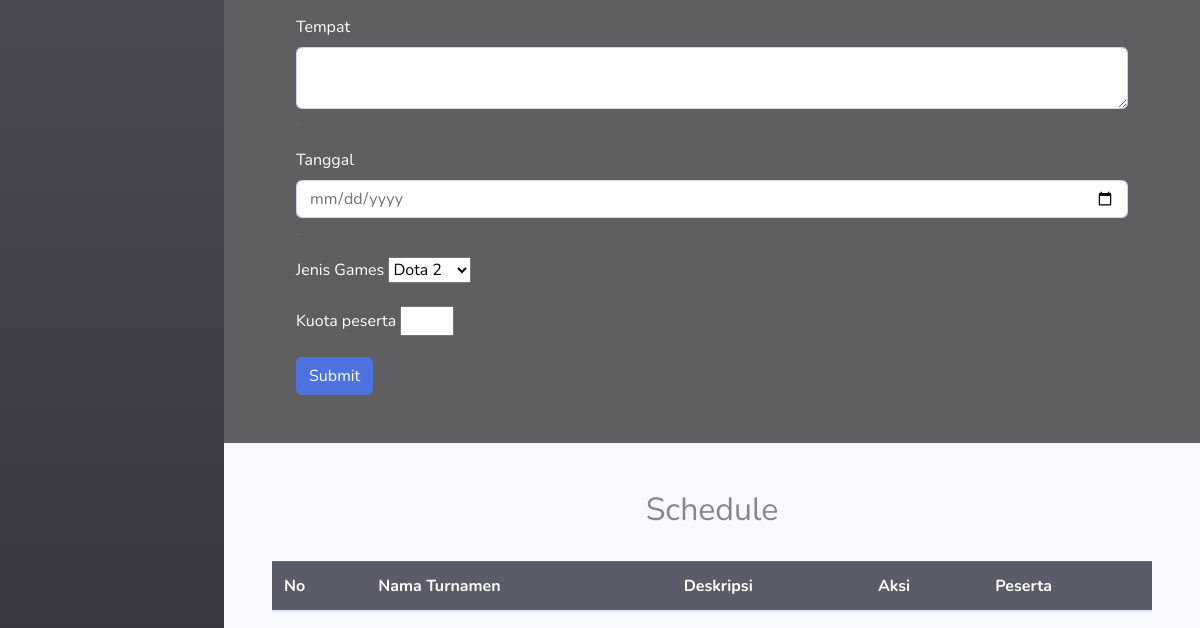
Page /index.php/controller_tournament (lower part) on the earlier database version.
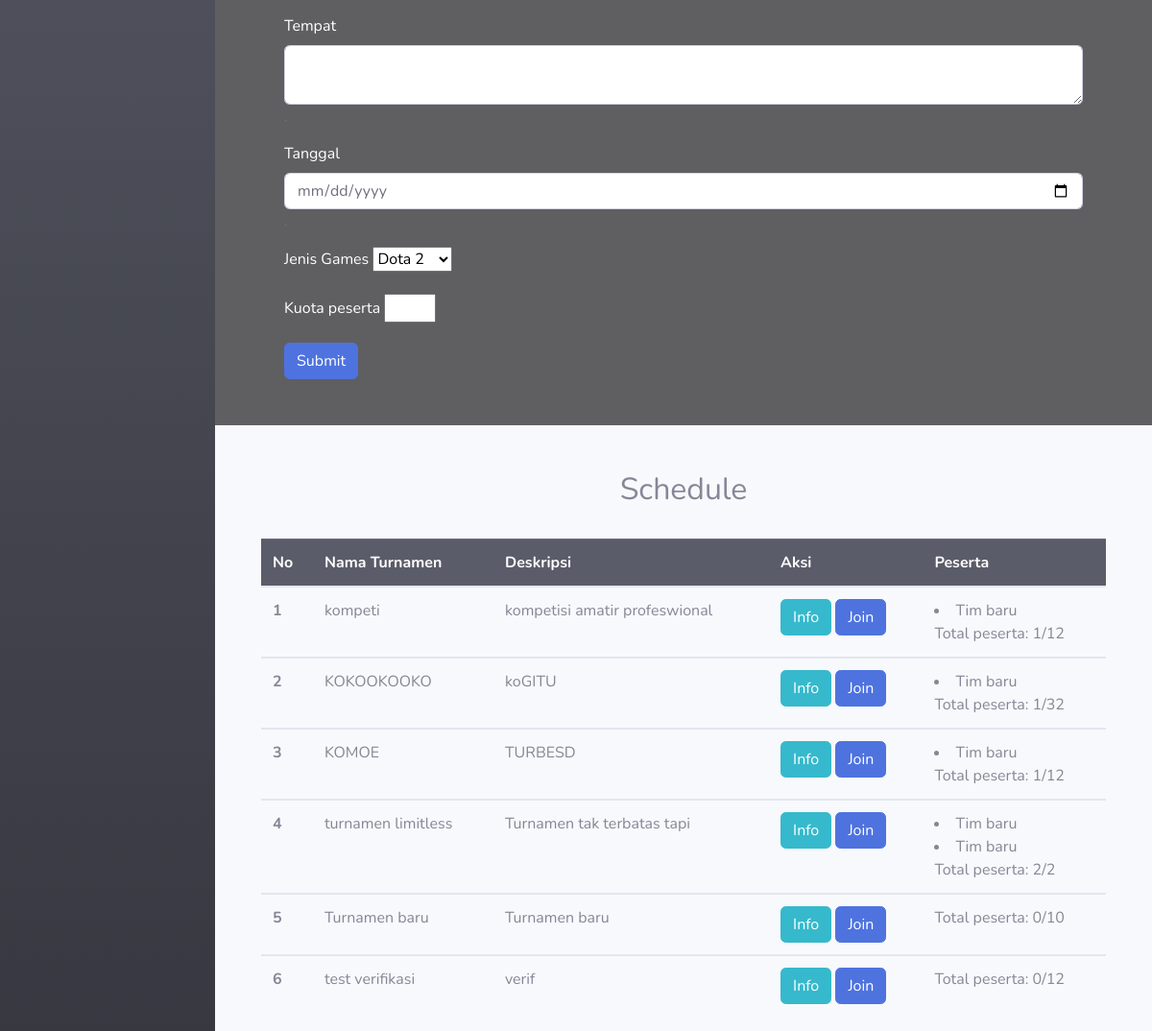
Same page on the later database version.
### tables this page shows
CREATE TABLE `tb_tournament` (
  `id_tour` int(23) NOT NULL,
  `nama` varchar(255) NOT NULL,
  `deskripsi` varchar(500) NOT NULL,
  `jenis_games` varchar(255) NOT NULL,
  `tempat` varchar(255) NOT NULL,
  `tanggal` date NOT NULL,
  `kuota` int(11) NOT NULL,
  `status` varchar(20) NOT NULL
);

CREATE TABLE `tb_partisipasi_tournament` (
  `id` int(11) NOT NULL,
  `id_tour` int(11) NOT NULL,
  `id_team` int(13) NOT NULL
);

CREATE TABLE `tb_team` (
  `id_team` int(13) NOT NULL,
  `nama` varchar(255) NOT NULL,
  `deskripsi` varchar(500) NOT NULL,
  `jenis_game` varchar(255) NOT NULL,
  `member` int(11) NOT NULL
);

### application/controllers/controller_tournament.php (called while the page is built, shortened)
<?php
class controller_tournament extends CI_Controller{
    public function __construct(){
        $this->load->model('Model_tournament', '', TRUE);
        $this->load->library('session');
        $this->load->library('form_validation');
    }
    public function index(){
        $data['tournament'] = $this->Model_tournament->getAllTournament();
        $data['participant'] = $this->Model_tournament->getAllParticipant();
        $this->load->view('templates/header');
		$this->load->view('templates/sidebar');
		$this->load->view('tournament', $data);
		$this->load->view('templates/footer');
    }
}
?>

### index.php (called while the page is built, shortened)
<?php
require_once BASEPATH.'core/CodeIgniter.php';

### application/models/Model_tournament.php (called while the page is built, shortened)
<?php
class Model_tournament extends CI_Model
{
    public function getAllTournament()
    {
        $data = $this->db->get('tb_tournament');
        return $data->result_array();
    }
    public function getAllParticipant(){
        $this->db->select('*');
        $this->db->from('tb_partisipasi_tournament');
        $this->db->join('tb_team', 'tb_partisipasi_tournament.id_team = tb_team.id_team');
        $data = $this->db->get();
        return $data->result_array();
    }
}

### application/views/tournament.php (the view, shortened to what this page needs)
<br />
<br />
<section class="container-fluid" style="background-color: rgba(8, 8, 8, 0.636);">
    <div class="container p-5" style="color: white;">
        <br>
        <form action="<?= base_url(); ?>controller_tournament/tambahTournament" method="post">
            <div class="mb-3">
                <label for="exampleInputEmail1" class="form-label">Tempat</label>
                <textarea class="form-control" id="tempat" name="tempat" aria-describedby="emailHelp"> <?php echo set_value('tempat'); ?></textarea>
                <small class="form-text text-danger"><?= form_error('tempat') ?>.</small>
            </div>
            <div class="mb-3">
                <label for="exampleInputEmail1" class="form-label">Tanggal</label>
                <input type="date" class="form-control" id="tanggal" name="tanggal" aria-describedby="emailHelp"></textarea>
                <small class="form-text text-danger"><?= form_error('tanggal') ?>.</small>
            </div>
            <div class="mb-3">
                <label for="exampleInputEmail1" class="form-label">Jenis Games</label>
                <select id="game" name="game" class="form-select">
                    <option>Dota 2</option>
                </select>
            </div>
            <div class="mb-3">
                <label for="exampleInputEmail1" class="form-label">Kuota peserta</label>
                <input type="number" id="kuota" name="kuota" min="1" max="32">
            </div>
            <button type="submit" class="btn btn-primary">Submit</button>
        </form>
    </div>
</section>
<br />
<br />
<section class="container-fluid">
    <h2 style="text-align: center;">Schedule</h2>
    <br>
    <div class="container-fluid">
        <table class="table">
            <thead class="table-dark">
                <tr>
                    <th scope="col">No</th>
                    <th scope="col">Nama Turnamen</th>
                    <th scope="col">Deskripsi</th>
                    <th scope="col">Aksi</th>
                    <th scope="col">Peserta</th>
                </tr>
            </thead>
            <?php
                $i = 1;
                foreach ($tournament as $data):
                    if($data['status'] == 'approved'){
            ?>
            <tbody>
                <tr>
                    <th scope="row"><?php echo  $i ?></th>
                    <td><?php echo $data['nama'] ?></td>
                    <td><?php echo $data['deskripsi'] ?></td>
                    <td>
                        <a class="btn btn-info" href="" onclick="passInfoData('<?=$data['nama']?>', '<?=$data['deskripsi']?>',
                        '<?=$data['tempat']?>', '<?=$data['tanggal']?>', '<?=$data['jenis_games']?>')"
                        data-bs-toggle="modal" data-bs-target="#infoModal">Info</a>
                        <a class="btn btn-primary" href="<?php base_url(); ?>controller_tournament/gabungTournament/<?php echo $data['id_tour'].'/'.$this->session->userdata('id_team')?>" onclick="">Join</a>
                    </td>
                    <td><?php $jumlah = 0;
                    foreach($participant as $peserta){
                        if($data['id_tour'] == $peserta['id_tour']){
                            ?> <li>
                                <?php
                                    echo $peserta['nama'];
                                    $jumlah++;
                                ?>
                            </li><?php
                        }
                    }
                    echo 'Total peserta: '.$jumlah.'/'.$data['kuota'];?></td>
                </tr>
            </tbody>
            <?php
                $i++;
                    }
                endforeach
            ?>
        </table>
    </div>
</section>

Differences in the rows shown:
now on this page (row edited): tb_tournament: nama "kompeti", deskripsi "kompetisi amatir profeswional", jumlah "1", kuota "12"
now on this page (row unchanged): tb_partisipasi_tournament: id_team.nama "Tim baru", shown under "kompeti"
now on this page (row edited): tb_tournament: nama "KOKOOKOOKO", deskripsi "koGITU", jumlah "1", kuota "32"
now on this page (row unchanged): tb_partisipasi_tournament: id_team.nama "Tim baru", shown under "KOKOOKOOKO"
now on this page (row edited): tb_tournament: nama "KOMOE", deskripsi "TURBESD", jumlah "1", kuota "12"
now on this page (row unchanged): tb_partisipasi_tournament: id_team.nama "Tim baru", shown under "KOMOE"
now on this page (row edited): tb_tournament: nama "turnamen limitless", deskripsi "Turnamen tak terbatas tapi", jumlah "2", kuota "2"
now on this page (row unchanged): tb_partisipasi_tournament: id_team.nama "Tim baru", shown under "turnamen limitless"
now on this page (row unchanged): tb_partisipasi_tournament: id_team.nama "Tim baru", shown under "turnamen limitless"
now on this page (row edited): tb_tournament: nama "Turnamen baru", deskripsi "Turnamen baru", status "0", kuota "10"
added tb_tournament: nama "test verifikasi", deskripsi "verif", status "0", kuota "12"
